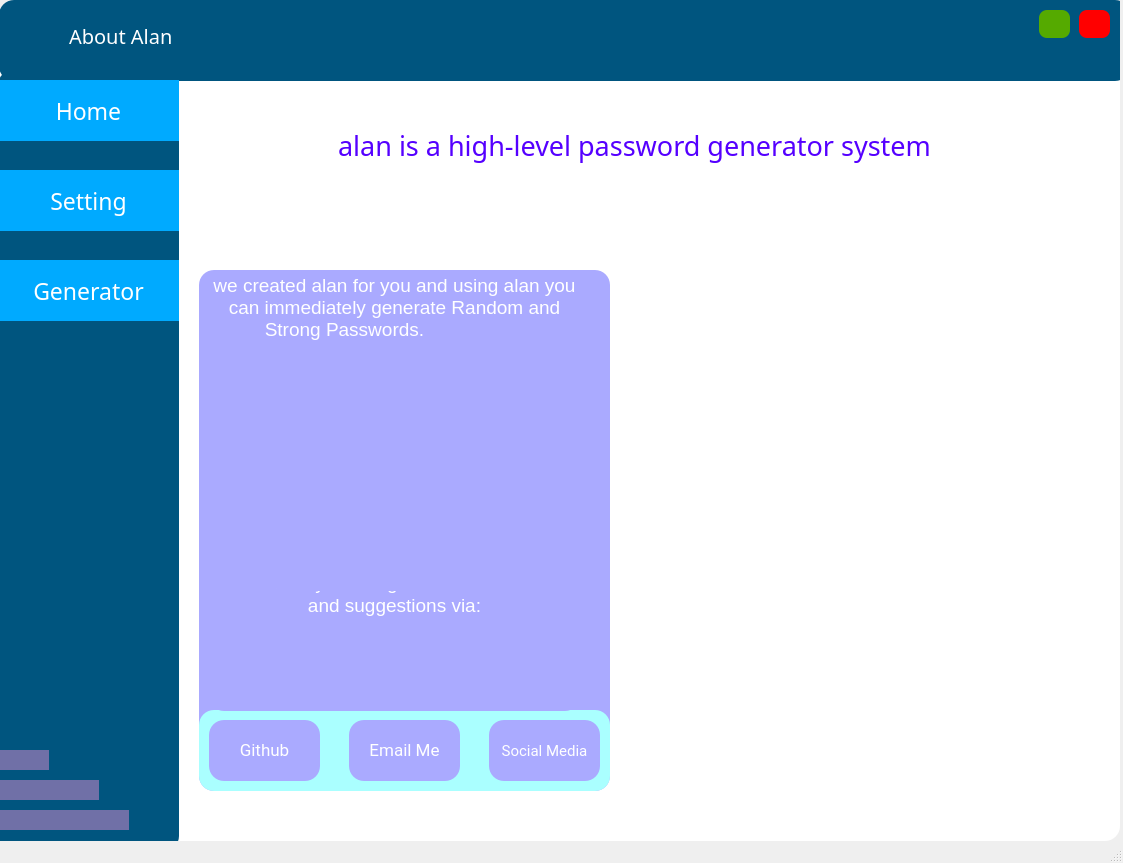
<?xml version="1.0" encoding="UTF-8"?>
<ui version="4.0">
 <class>aboutalan</class>
 <widget class="QMainWindow" name="aboutalan">
  <property name="geometry">
   <rect>
    <x>0</x>
    <y>0</y>
    <width>1123</width>
    <height>863</height>
   </rect>
  </property>
  <property name="windowTitle">
   <string>MainWindow</string>
  </property>
  <widget class="QWidget" name="centralwidget">
   <widget class="QFrame" name="frame">
    <property name="geometry">
     <rect>
      <x>-1</x>
      <y>0</y>
      <width>1121</width>
      <height>841</height>
     </rect>
    </property>
    <property name="styleSheet">
     <string notr="true">background-color: rgb(255, 255, 255);
border-radius:15px;</string>
    </property>
    <property name="frameShape">
     <enum>QFrame::StyledPanel</enum>
    </property>
    <property name="frameShadow">
     <enum>QFrame::Raised</enum>
    </property>
    <widget class="QLabel" name="label">
     <property name="geometry">
      <rect>
       <x>610</x>
       <y>340</y>
       <width>501</width>
       <height>411</height>
      </rect>
     </property>
     <property name="text">
      <string/>
     </property>
     <property name="pixmap">
      <pixmap>../Pictures/GDPR-pana.svg</pixmap>
     </property>
     <property name="scaledContents">
      <bool>true</bool>
     </property>
    </widget>
    <widget class="QLabel" name="label_2">
     <property name="geometry">
      <rect>
       <x>250</x>
       <y>110</y>
       <width>771</width>
       <height>71</height>
      </rect>
     </property>
     <property name="font">
      <font>
       <family>Segoe UI Semibold</family>
       <pointsize>20</pointsize>
      </font>
     </property>
     <property name="styleSheet">
      <string notr="true">color: rgb(85, 0, 255);</string>
     </property>
     <property name="text">
      <string>alan is a high-level password generator system</string>
     </property>
     <property name="alignment">
      <set>Qt::AlignCenter</set>
     </property>
    </widget>
    <widget class="QLabel" name="label_4">
     <property name="geometry">
      <rect>
       <x>110</x>
       <y>370</y>
       <width>55</width>
       <height>51</height>
      </rect>
     </property>
     <property name="text">
      <string/>
     </property>
     <property name="pixmap">
      <pixmap>../Downloads/icons8-instagram-48.png</pixmap>
     </property>
     <property name="scaledContents">
      <bool>true</bool>
     </property>
    </widget>
    <widget class="QFrame" name="frame_2">
     <property name="geometry">
      <rect>
       <x>0</x>
       <y>0</y>
       <width>1131</width>
       <height>81</height>
      </rect>
     </property>
     <property name="styleSheet">
      <string notr="true">
background-color: rgb(0, 85, 127);</string>
     </property>
     <property name="frameShape">
      <enum>QFrame::StyledPanel</enum>
     </property>
     <property name="frameShadow">
      <enum>QFrame::Raised</enum>
     </property>
     <widget class="QPushButton" name="minimize">
      <property name="geometry">
       <rect>
        <x>1040</x>
        <y>10</y>
        <width>31</width>
        <height>28</height>
       </rect>
      </property>
      <property name="cursor">
       <cursorShape>PointingHandCursor</cursorShape>
      </property>
      <property name="toolTip">
       <string>minimize</string>
      </property>
      <property name="styleSheet">
       <string notr="true">background-color: rgb(85, 170, 0);
border-radius:8px;</string>
      </property>
      <property name="text">
       <string/>
      </property>
     </widget>
     <widget class="QPushButton" name="close">
      <property name="geometry">
       <rect>
        <x>1080</x>
        <y>10</y>
        <width>31</width>
        <height>28</height>
       </rect>
      </property>
      <property name="cursor">
       <cursorShape>PointingHandCursor</cursorShape>
      </property>
      <property name="toolTip">
       <string>close</string>
      </property>
      <property name="styleSheet">
       <string notr="true">background-color: rgb(255, 0, 0);
border-radius:8px;</string>
      </property>
      <property name="text">
       <string/>
      </property>
     </widget>
     <widget class="QLabel" name="label_9">
      <property name="geometry">
       <rect>
        <x>10</x>
        <y>10</y>
        <width>51</width>
        <height>51</height>
       </rect>
      </property>
      <property name="text">
       <string/>
      </property>
      <property name="pixmap">
       <pixmap>../Pictures/icons8-about-480.png</pixmap>
      </property>
      <property name="scaledContents">
       <bool>true</bool>
      </property>
     </widget>
     <widget class="QLabel" name="label_10">
      <property name="geometry">
       <rect>
        <x>70</x>
        <y>20</y>
        <width>131</width>
        <height>31</height>
       </rect>
      </property>
      <property name="font">
       <font>
        <family>Raleway</family>
        <pointsize>15</pointsize>
       </font>
      </property>
      <property name="styleSheet">
       <string notr="true">color: rgb(255, 255, 255);</string>
      </property>
      <property name="text">
       <string>About Alan</string>
      </property>
     </widget>
    </widget>
    <widget class="QFrame" name="frame_3">
     <property name="geometry">
      <rect>
       <x>-1</x>
       <y>70</y>
       <width>181</width>
       <height>781</height>
      </rect>
     </property>
     <property name="styleSheet">
      <string notr="true">
background-color: rgb(0, 85, 127);
</string>
     </property>
     <property name="frameShape">
      <enum>QFrame::StyledPanel</enum>
     </property>
     <property name="frameShadow">
      <enum>QFrame::Raised</enum>
     </property>
     <widget class="QPushButton" name="account">
      <property name="geometry">
       <rect>
        <x>0</x>
        <y>10</y>
        <width>181</width>
        <height>61</height>
       </rect>
      </property>
      <property name="font">
       <font>
        <family>Raleway</family>
        <pointsize>17</pointsize>
       </font>
      </property>
      <property name="cursor">
       <cursorShape>PointingHandCursor</cursorShape>
      </property>
      <property name="toolTip">
       <string/>
      </property>
      <property name="styleSheet">
       <string notr="true">background-color: rgb(0, 170, 255);
color: rgb(255, 255, 255);
border-radius:0px;</string>
      </property>
      <property name="text">
       <string>Home</string>
      </property>
      <property name="icon">
       <iconset>
        <normaloff>../Downloads/icons8-account-48 (1).png</normaloff>../Downloads/icons8-account-48 (1).png</iconset>
      </property>
      <property name="iconSize">
       <size>
        <width>50</width>
        <height>50</height>
       </size>
      </property>
     </widget>
     <widget class="QPushButton" name="setting">
      <property name="geometry">
       <rect>
        <x>0</x>
        <y>100</y>
        <width>181</width>
        <height>61</height>
       </rect>
      </property>
      <property name="font">
       <font>
        <family>Raleway</family>
        <pointsize>17</pointsize>
       </font>
      </property>
      <property name="cursor">
       <cursorShape>PointingHandCursor</cursorShape>
      </property>
      <property name="toolTip">
       <string/>
      </property>
      <property name="styleSheet">
       <string notr="true">background-color: rgb(0, 170, 255);
color: rgb(255, 255, 255);
border-radius:0px;</string>
      </property>
      <property name="text">
       <string>Setting</string>
      </property>
      <property name="icon">
       <iconset>
        <normaloff>../Downloads/icons8-setting-60.png</normaloff>../Downloads/icons8-setting-60.png</iconset>
      </property>
      <property name="iconSize">
       <size>
        <width>50</width>
        <height>50</height>
       </size>
      </property>
     </widget>
     <widget class="QPushButton" name="generation">
      <property name="geometry">
       <rect>
        <x>0</x>
        <y>190</y>
        <width>181</width>
        <height>61</height>
       </rect>
      </property>
      <property name="font">
       <font>
        <family>Raleway</family>
        <pointsize>17</pointsize>
       </font>
      </property>
      <property name="cursor">
       <cursorShape>PointingHandCursor</cursorShape>
      </property>
      <property name="toolTip">
       <string/>
      </property>
      <property name="styleSheet">
       <string notr="true">background-color: rgb(0, 170, 255);
color: rgb(255, 255, 255);
border-radius:0px;</string>
      </property>
      <property name="text">
       <string>Generator</string>
      </property>
      <property name="iconSize">
       <size>
        <width>50</width>
        <height>50</height>
       </size>
      </property>
     </widget>
     <widget class="QLabel" name="label_6">
      <property name="geometry">
       <rect>
        <x>0</x>
        <y>740</y>
        <width>131</width>
        <height>20</height>
       </rect>
      </property>
      <property name="styleSheet">
       <string notr="true">background-color: rgb(112, 112, 167)</string>
      </property>
      <property name="text">
       <string/>
      </property>
     </widget>
     <widget class="QLabel" name="label_7">
      <property name="geometry">
       <rect>
        <x>0</x>
        <y>710</y>
        <width>101</width>
        <height>20</height>
       </rect>
      </property>
      <property name="styleSheet">
       <string notr="true">background-color: rgb(112, 112, 167)</string>
      </property>
      <property name="text">
       <string/>
      </property>
     </widget>
     <widget class="QLabel" name="label_8">
      <property name="geometry">
       <rect>
        <x>0</x>
        <y>680</y>
        <width>51</width>
        <height>20</height>
       </rect>
      </property>
      <property name="styleSheet">
       <string notr="true">background-color: rgb(112, 112, 167)</string>
      </property>
      <property name="text">
       <string/>
      </property>
     </widget>
    </widget>
    <widget class="QFrame" name="frame_4">
     <property name="geometry">
      <rect>
       <x>200</x>
       <y>270</y>
       <width>411</width>
       <height>521</height>
      </rect>
     </property>
     <property name="styleSheet">
      <string notr="true">background-color: rgb(170, 170, 255);</string>
     </property>
     <property name="frameShape">
      <enum>QFrame::StyledPanel</enum>
     </property>
     <property name="frameShadow">
      <enum>QFrame::Raised</enum>
     </property>
     <widget class="QFrame" name="frame_5">
      <property name="geometry">
       <rect>
        <x>0</x>
        <y>440</y>
        <width>411</width>
        <height>81</height>
       </rect>
      </property>
      <property name="styleSheet">
       <string notr="true">background-color: rgb(170, 255, 255);
</string>
      </property>
      <property name="frameShape">
       <enum>QFrame::StyledPanel</enum>
      </property>
      <property name="frameShadow">
       <enum>QFrame::Raised</enum>
      </property>
      <widget class="QPushButton" name="Email">
       <property name="geometry">
        <rect>
         <x>150</x>
         <y>10</y>
         <width>111</width>
         <height>61</height>
        </rect>
       </property>
       <property name="font">
        <font>
         <family>Roboto</family>
         <pointsize>13</pointsize>
        </font>
       </property>
       <property name="cursor">
        <cursorShape>PointingHandCursor</cursorShape>
       </property>
       <property name="styleSheet">
        <string notr="true">color:rgb(255, 255, 255);
background-color: rgb(170, 170, 255);</string>
       </property>
       <property name="text">
        <string>Email Me</string>
       </property>
      </widget>
      <widget class="QPushButton" name="Social">
       <property name="geometry">
        <rect>
         <x>290</x>
         <y>10</y>
         <width>111</width>
         <height>61</height>
        </rect>
       </property>
       <property name="font">
        <font>
         <family>Roboto</family>
         <pointsize>11</pointsize>
        </font>
       </property>
       <property name="cursor">
        <cursorShape>PointingHandCursor</cursorShape>
       </property>
       <property name="styleSheet">
        <string notr="true">color:rgb(255, 255, 255);
background-color: rgb(170, 170, 255);
</string>
       </property>
       <property name="text">
        <string>Social Media</string>
       </property>
      </widget>
      <widget class="QPushButton" name="Github">
       <property name="geometry">
        <rect>
         <x>10</x>
         <y>10</y>
         <width>111</width>
         <height>61</height>
        </rect>
       </property>
       <property name="font">
        <font>
         <family>Roboto</family>
         <pointsize>13</pointsize>
        </font>
       </property>
       <property name="cursor">
        <cursorShape>PointingHandCursor</cursorShape>
       </property>
       <property name="styleSheet">
        <string notr="true">color: rgb(255, 255, 255);
background-color: rgb(170, 170, 255);</string>
       </property>
       <property name="text">
        <string>Github</string>
       </property>
      </widget>
     </widget>
     <widget class="QTextBrowser" name="textBrowser">
      <property name="geometry">
       <rect>
        <x>10</x>
        <y>0</y>
        <width>371</width>
        <height>441</height>
       </rect>
      </property>
      <property name="styleSheet">
       <string notr="true">color:rgb(255, 255, 255);
background-color: rgb(170, 170, 255);</string>
      </property>
      <property name="html">
       <string>&lt;!DOCTYPE HTML PUBLIC &quot;-//W3C//DTD HTML 4.0//EN&quot; &quot;http://www.w3.org/TR/REC-html40/strict.dtd&quot;&gt;
&lt;html&gt;&lt;head&gt;&lt;meta name=&quot;qrichtext&quot; content=&quot;1&quot; /&gt;&lt;style type=&quot;text/css&quot;&gt;
p, li { white-space: pre-wrap; }
&lt;/style&gt;&lt;/head&gt;&lt;body style=&quot; font-family:'MS Shell Dlg 2'; font-size:7.8pt; font-weight:400; font-style:normal;&quot;&gt;
&lt;p align=&quot;center&quot; style=&quot; margin-top:0px; margin-bottom:0px; margin-left:0px; margin-right:0px; -qt-block-indent:0; text-indent:0px;&quot;&gt;&lt;span style=&quot; font-size:14pt;&quot;&gt;we created alan for you and using alan you can immediately generate Random and Strong Passwords.                   &lt;/span&gt;&lt;/p&gt;
&lt;p align=&quot;center&quot; style=&quot;-qt-paragraph-type:empty; margin-top:0px; margin-bottom:0px; margin-left:0px; margin-right:0px; -qt-block-indent:0; text-indent:0px; font-size:14pt;&quot;&gt;&lt;br /&gt;&lt;/p&gt;
&lt;p align=&quot;center&quot; style=&quot;-qt-paragraph-type:empty; margin-top:0px; margin-bottom:0px; margin-left:0px; margin-right:0px; -qt-block-indent:0; text-indent:0px; font-size:14pt;&quot;&gt;&lt;br /&gt;&lt;/p&gt;
&lt;p align=&quot;center&quot; style=&quot;-qt-paragraph-type:empty; margin-top:0px; margin-bottom:0px; margin-left:0px; margin-right:0px; -qt-block-indent:0; text-indent:0px; font-size:14pt;&quot;&gt;&lt;br /&gt;&lt;/p&gt;
&lt;p align=&quot;center&quot; style=&quot;-qt-paragraph-type:empty; margin-top:0px; margin-bottom:0px; margin-left:0px; margin-right:0px; -qt-block-indent:0; text-indent:0px; font-size:14pt;&quot;&gt;&lt;br /&gt;&lt;/p&gt;
&lt;p align=&quot;center&quot; style=&quot;-qt-paragraph-type:empty; margin-top:0px; margin-bottom:0px; margin-left:0px; margin-right:0px; -qt-block-indent:0; text-indent:0px; font-size:14pt;&quot;&gt;&lt;br /&gt;&lt;/p&gt;
&lt;p align=&quot;center&quot; style=&quot;-qt-paragraph-type:empty; margin-top:0px; margin-bottom:0px; margin-left:0px; margin-right:0px; -qt-block-indent:0; text-indent:0px; font-size:14pt;&quot;&gt;&lt;br /&gt;&lt;/p&gt;
&lt;p align=&quot;center&quot; style=&quot;-qt-paragraph-type:empty; margin-top:0px; margin-bottom:0px; margin-left:0px; margin-right:0px; -qt-block-indent:0; text-indent:0px; font-size:14pt;&quot;&gt;&lt;br /&gt;&lt;/p&gt;
&lt;p align=&quot;center&quot; style=&quot;-qt-paragraph-type:empty; margin-top:0px; margin-bottom:0px; margin-left:0px; margin-right:0px; -qt-block-indent:0; text-indent:0px; font-size:14pt;&quot;&gt;&lt;br /&gt;&lt;/p&gt;
&lt;p align=&quot;center&quot; style=&quot;-qt-paragraph-type:empty; margin-top:0px; margin-bottom:0px; margin-left:0px; margin-right:0px; -qt-block-indent:0; text-indent:0px; font-size:14pt;&quot;&gt;&lt;br /&gt;&lt;/p&gt;
&lt;p align=&quot;center&quot; style=&quot;-qt-paragraph-type:empty; margin-top:0px; margin-bottom:0px; margin-left:0px; margin-right:0px; -qt-block-indent:0; text-indent:0px; font-size:14pt;&quot;&gt;&lt;br /&gt;&lt;/p&gt;
&lt;p align=&quot;center&quot; style=&quot; margin-top:0px; margin-bottom:0px; margin-left:0px; margin-right:0px; -qt-block-indent:0; text-indent:0px;&quot;&gt;&lt;span style=&quot; font-size:14pt;&quot;&gt;also you can give feedbacks&lt;/span&gt;&lt;/p&gt;
&lt;p align=&quot;center&quot; style=&quot; margin-top:0px; margin-bottom:0px; margin-left:0px; margin-right:0px; -qt-block-indent:0; text-indent:0px;&quot;&gt;&lt;span style=&quot; font-size:14pt;&quot;&gt;and suggestions via:&lt;/span&gt;&lt;/p&gt;&lt;/body&gt;&lt;/html&gt;</string>
      </property>
     </widget>
     <widget class="QLabel" name="label_3">
      <property name="geometry">
       <rect>
        <x>70</x>
        <y>140</y>
        <width>251</width>
        <height>181</height>
       </rect>
      </property>
      <property name="text">
       <string/>
      </property>
      <property name="pixmap">
       <pixmap>../Pictures/icons8-show-password-90.png</pixmap>
      </property>
      <property name="scaledContents">
       <bool>true</bool>
      </property>
     </widget>
    </widget>
   </widget>
  </widget>
  <widget class="QStatusBar" name="statusbar"/>
 </widget>
 <resources/>
 <connections>
  <connection>
   <sender>close</sender>
   <signal>clicked()</signal>
   <receiver>aboutalan</receiver>
   <slot>close()</slot>
   <hints>
    <hint type="sourcelabel">
     <x>1094</x>
     <y>22</y>
    </hint>
    <hint type="destinationlabel">
     <x>559</x>
     <y>433</y>
    </hint>
   </hints>
  </connection>
  <connection>
   <sender>minimize</sender>
   <signal>clicked()</signal>
   <receiver>aboutalan</receiver>
   <slot>showMinimized()</slot>
   <hints>
    <hint type="sourcelabel">
     <x>1054</x>
     <y>22</y>
    </hint>
    <hint type="destinationlabel">
     <x>559</x>
     <y>433</y>
    </hint>
   </hints>
  </connection>
 </connections>
</ui>
